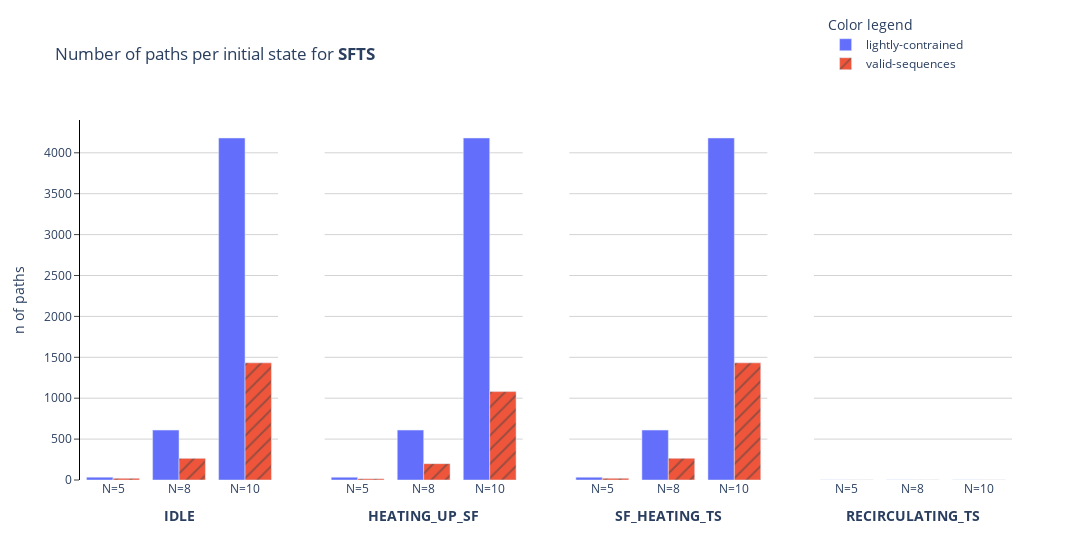
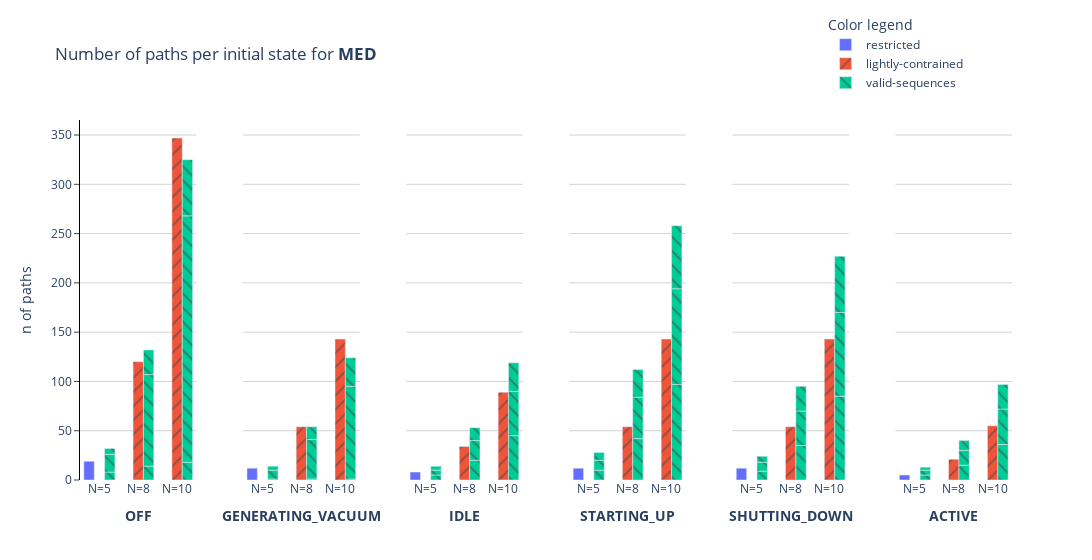

Here is the notebook cell these charts were saved with, in order:
### Markdown cell above
## Benchmark

### Code cell
from solarmed_optimization.visualization import paths_per_initial_state_per_system_viz

with open(data_path / "metadata.json", mode="r") as f:
    metadata = json.load(f)

# display(metadata)

figs = paths_per_initial_state_per_system_viz(metadata)

[fig.show() for fig in figs]

### Figure 1 — Plotly figure (JSON) as saved in the notebook; plotly's stock layout.template omitted (floating-point values rounded to 4 significant figures)
{"data": [{"alignmentgroup": "True", "hovertemplate": "color=lightly-contrained<br>facet_col=IDLE<br>x=%{x}<br>y=%{y}<extra></extra>", "legendgroup": "lightly-contrained", "marker": {"color": "#636efa", "pattern": {"shape": ""}}, "name": "lightly-contrained", "offsetgroup": "lightly-contrained", "orientation": "v", "showlegend": true, "textposition": "auto", "type": "bar", "x": ["N=5", "N=8", "N=10"], "xaxis": "x", "y": [34, 610, 4181], "yaxis": "y"}, {"alignmentgroup": "True", "hovertemplate": "color=lightly-contrained<br>facet_col=HEATING_UP_SF<br>x=%{x}<br>y=%{y}<extra></extra>", "legendgroup": "lightly-contrained", "marker": {"color": "#636efa", "pattern": {"shape": ""}}, "name": "lightly-contrained", "offsetgroup": "lightly-contrained", "orientation": "v", "showlegend": false, "textposition": "auto", "type": "bar", "x": ["N=5", "N=8", "N=10"], "xaxis": "x2", "y": [34, 610, 4181], "yaxis": "y2"}, {"alignmentgroup": "True", "hovertemplate": "color=lightly-contrained<br>facet_col=SF_HEATING_TS<br>x=%{x}<br>y=%{y}<extra></extra>", "legendgroup": "lightly-contrained", "marker": {"color": "#636efa", "pattern": {"shape": ""}}, "name": "lightly-contrained", "offsetgroup": "lightly-contrained", "orientation": "v", "showlegend": false, "textposition": "auto", "type": "bar", "x": ["N=5", "N=8", "N=10"], "xaxis": "x3", "y": [34, 610, 4181], "yaxis": "y3"}, {"alignmentgroup": "True", "hovertemplate": "color=lightly-contrained<br>facet_col=RECIRCULATING_TS<br>x=%{x}<br>y=%{y}<extra></extra>", "legendgroup": "lightly-contrained", "marker": {"color": "#636efa", "pattern": {"shape": ""}}, "name": "lightly-contrained", "offsetgroup": "lightly-contrained", "orientation": "v", "showlegend": false, "textposition": "auto", "type": "bar", "x": ["N=5", "N=8", "N=10"], "xaxis": "x4", "y": [1, 1, 1], "yaxis": "y4"}, {"alignmentgroup": "True", "hovertemplate": "color=valid-sequences<br>facet_col=IDLE<br>x=%{x}<br>y=%{y}<extra></extra>", "legendgroup": "valid-sequences", "marker": {"color": "#EF553B", "pattern": {"shape": "/"}}, "name": "valid-sequences", "offsetgroup": "valid-sequences", "orientation": "v", "showlegend": true, "textposition": "auto", "type": "bar", "x": ["N=5", "N=8", "N=10"], "xaxis": "x", "y": [21, 265, 1432], "yaxis": "y"}, {"alignmentgroup": "True", "hovertemplate": "color=valid-sequences<br>facet_col=HEATING_UP_SF<br>x=%{x}<br>y=%{y}<extra></extra>", "legendgroup": "valid-sequences", "marker": {"color": "#EF553B", "pattern": {"shape": "/"}}, "name": "valid-sequences", "offsetgroup": "valid-sequences", "orientation": "v", "showlegend": false, "textposition": "auto", "type": "bar", "x": ["N=5", "N=8", "N=10"], "xaxis": "x2", "y": [16, 200, 1081], "yaxis": "y2"}, {"alignmentgroup": "True", "hovertemplate": "color=valid-sequences<br>facet_col=SF_HEATING_TS<br>x=%{x}<br>y=%{y}<extra></extra>", "legendgroup": "valid-sequences", "marker": {"color": "#EF553B", "pattern": {"shape": "/"}}, "name": "valid-sequences", "offsetgroup": "valid-sequences", "orientation": "v", "showlegend": false, "textposition": "auto", "type": "bar", "x": ["N=5", "N=8", "N=10"], "xaxis": "x3", "y": [21, 265, 1432], "yaxis": "y3"}, {"alignmentgroup": "True", "hovertemplate": "color=valid-sequences<br>facet_col=RECIRCULATING_TS<br>x=%{x}<br>y=%{y}<extra></extra>", "legendgroup": "valid-sequences", "marker": {"color": "#EF553B", "pattern": {"shape": "/"}}, "name": "valid-sequences", "offsetgroup": "valid-sequences", "orientation": "v", "showlegend": false, "textposition": "auto", "type": "bar", "x": ["N=5", "N=8", "N=10"], "xaxis": "x4", "y": [1, 1, 1], "yaxis": "y4"}], "layout": {"annotations": [{"font": {}, "showarrow": false, "text": "", "x": 0.1175, "xanchor": "center", "xref": "paper", "y": 1, "yanchor": "bottom", "yref": "paper"}, {"font": {}, "showarrow": false, "text": "", "x": 0.3725, "xanchor": "center", "xref": "paper", "y": 1, "yanchor": "bottom", "yref": "paper"}, {"font": {}, "showarrow": false, "text": "", "x": 0.6275, "xanchor": "center", "xref": "paper", "y": 1, "yanchor": "bottom", "yref": "paper"}, {"font": {}, "showarrow": false, "text": "", "x": 0.8825, "xanchor": "center", "xref": "paper", "y": 1, "yanchor": "bottom", "yref": "paper"}], "barmode": "group", "legend": {"title": {"text": "Color legend"}, "tracegroupgap": 0, "x": 0.8, "y": 1.3}, "margin": {"t": 60}, "plot_bgcolor": "rgba(0,0,0,0)", "title": {"text": "Number of paths per initial state for <b>SFTS</b>"}, "width": 1200, "xaxis": {"anchor": "y", "domain": [0, 0.2125], "title": {"text": "<b>IDLE</b>"}}, "xaxis2": {"anchor": "y2", "domain": [0.2625, 0.475], "matches": "x", "title": {"text": "<b>HEATING_UP_SF</b>"}}, "xaxis3": {"anchor": "y3", "domain": [0.525, 0.7375], "matches": "x", "title": {"text": "<b>SF_HEATING_TS</b>"}}, "xaxis4": {"anchor": "y4", "domain": [0.7875, 1], "matches": "x", "title": {"text": "<b>RECIRCULATING_TS</b>"}}, "yaxis": {"anchor": "x", "domain": [0, 1], "gridcolor": "lightgray", "linecolor": "black", "showgrid": true, "ticks": "outside", "title": {"text": "n of paths"}}, "yaxis2": {"anchor": "x2", "domain": [0, 1], "gridcolor": "lightgray", "matches": "y", "showgrid": true, "showticklabels": false}, "yaxis3": {"anchor": "x3", "domain": [0, 1], "gridcolor": "lightgray", "matches": "y", "showgrid": true, "showticklabels": false}, "yaxis4": {"anchor": "x4", "domain": [0, 1], "gridcolor": "lightgray", "matches": "y", "showgrid": true, "showticklabels": false}}}

### Figure 2 — Plotly figure (JSON) as saved in the notebook; plotly's stock layout.template omitted (floating-point values rounded to 4 significant figures)
{"data": [{"alignmentgroup": "True", "hovertemplate": "color=restricted<br>facet_col=OFF<br>x=%{x}<br>y=%{y}<extra></extra>", "legendgroup": "restricted", "marker": {"color": "#636efa", "pattern": {"shape": ""}}, "name": "restricted", "offsetgroup": "restricted", "orientation": "v", "showlegend": true, "textposition": "auto", "type": "bar", "x": ["N=5"], "xaxis": "x", "y": [19], "yaxis": "y"}, {"alignmentgroup": "True", "hovertemplate": "color=restricted<br>facet_col=GENERATING_VACUUM<br>x=%{x}<br>y=%{y}<extra></extra>", "legendgroup": "restricted", "marker": {"color": "#636efa", "pattern": {"shape": ""}}, "name": "restricted", "offsetgroup": "restricted", "orientation": "v", "showlegend": false, "textposition": "auto", "type": "bar", "x": ["N=5"], "xaxis": "x2", "y": [12], "yaxis": "y2"}, {"alignmentgroup": "True", "hovertemplate": "color=restricted<br>facet_col=IDLE<br>x=%{x}<br>y=%{y}<extra></extra>", "legendgroup": "restricted", "marker": {"color": "#636efa", "pattern": {"shape": ""}}, "name": "restricted", "offsetgroup": "restricted", "orientation": "v", "showlegend": false, "textposition": "auto", "type": "bar", "x": ["N=5"], "xaxis": "x3", "y": [8], "yaxis": "y3"}, {"alignmentgroup": "True", "hovertemplate": "color=restricted<br>facet_col=STARTING_UP<br>x=%{x}<br>y=%{y}<extra></extra>", "legendgroup": "restricted", "marker": {"color": "#636efa", "pattern": {"shape": ""}}, "name": "restricted", "offsetgroup": "restricted", "orientation": "v", "showlegend": false, "textposition": "auto", "type": "bar", "x": ["N=5"], "xaxis": "x4", "y": [12], "yaxis": "y4"}, {"alignmentgroup": "True", "hovertemplate": "color=restricted<br>facet_col=SHUTTING_DOWN<br>x=%{x}<br>y=%{y}<extra></extra>", "legendgroup": "restricted", "marker": {"color": "#636efa", "pattern": {"shape": ""}}, "name": "restricted", "offsetgroup": "restricted", "orientation": "v", "showlegend": false, "textposition": "auto", "type": "bar", "x": ["N=5"], "xaxis": "x5", "y": [12], "yaxis": "y5"}, {"alignmentgroup": "True", "hovertemplate": "color=restricted<br>facet_col=ACTIVE<br>x=%{x}<br>y=%{y}<extra></extra>", "legendgroup": "restricted", "marker": {"color": "#636efa", "pattern": {"shape": ""}}, "name": "restricted", "offsetgroup": "restricted", "orientation": "v", "showlegend": false, "textposition": "auto", "type": "bar", "x": ["N=5"], "xaxis": "x6", "y": [5], "yaxis": "y6"}, {"alignmentgroup": "True", "hovertemplate": "color=lightly-contrained<br>facet_col=OFF<br>x=%{x}<br>y=%{y}<extra></extra>", "legendgroup": "lightly-contrained", "marker": {"color": "#EF553B", "pattern": {"shape": "/"}}, "name": "lightly-contrained", "offsetgroup": "lightly-contrained", "orientation": "v", "showlegend": true, "textposition": "auto", "type": "bar", "x": ["N=8", "N=10"], "xaxis": "x", "y": [120, 347], "yaxis": "y"}, {"alignmentgroup": "True", "hovertemplate": "color=lightly-contrained<br>facet_col=GENERATING_VACUUM<br>x=%{x}<br>y=%{y}<extra></extra>", "legendgroup": "lightly-contrained", "marker": {"color": "#EF553B", "pattern": {"shape": "/"}}, "name": "lightly-contrained", "offsetgroup": "lightly-contrained", "orientation": "v", "showlegend": false, "textposition": "auto", "type": "bar", "x": ["N=8", "N=10"], "xaxis": "x2", "y": [54, 143], "yaxis": "y2"}, {"alignmentgroup": "True", "hovertemplate": "color=lightly-contrained<br>facet_col=IDLE<br>x=%{x}<br>y=%{y}<extra></extra>", "legendgroup": "lightly-contrained", "marker": {"color": "#EF553B", "pattern": {"shape": "/"}}, "name": "lightly-contrained", "offsetgroup": "lightly-contrained", "orientation": "v", "showlegend": false, "textposition": "auto", "type": "bar", "x": ["N=8", "N=10"], "xaxis": "x3", "y": [34, 89], "yaxis": "y3"}, {"alignmentgroup": "True", "hovertemplate": "color=lightly-contrained<br>facet_col=STARTING_UP<br>x=%{x}<br>y=%{y}<extra></extra>", "legendgroup": "lightly-contrained", "marker": {"color": "#EF553B", "pattern": {"shape": "/"}}, "name": "lightly-contrained", "offsetgroup": "lightly-contrained", "orientation": "v", "showlegend": false, "textposition": "auto", "type": "bar", "x": ["N=8", "N=10"], "xaxis": "x4", "y": [54, 143], "yaxis": "y4"}, {"alignmentgroup": "True", "hovertemplate": "color=lightly-contrained<br>facet_col=SHUTTING_DOWN<br>x=%{x}<br>y=%{y}<extra></extra>", "legendgroup": "lightly-contrained", "marker": {"color": "#EF553B", "pattern": {"shape": "/"}}, "name": "lightly-contrained", "offsetgroup": "lightly-contrained", "orientation": "v", "showlegend": false, "textposition": "auto", "type": "bar", "x": ["N=8", "N=10"], "xaxis": "x5", "y": [54, 143], "yaxis": "y5"}, {"alignmentgroup": "True", "hovertemplate": "color=lightly-contrained<br>facet_col=ACTIVE<br>x=%{x}<br>y=%{y}<extra></extra>", "legendgroup": "lightly-contrained", "marker": {"color": "#EF553B", "pattern": {"shape": "/"}}, "name": "lightly-contrained", "offsetgroup": "lightly-contrained", "orientation": "v", "showlegend": false, "textposition": "auto", "type": "bar", "x": ["N=8", "N=10"], "xaxis": "x6", "y": [21, 55], "yaxis": "y6"}, {"alignmentgroup": "True", "hovertemplate": "color=valid-sequences<br>facet_col=OFF<br>x=%{x}<br>y=%{y}<extra></extra>", "legendgroup": "valid-sequences", "marker": {"color": "#00cc96", "pattern": {"shape": "\\"}}, "name": "valid-sequences", "offsetgroup": "valid-sequences", "orientation": "v", "showlegend": true, "textposition": "auto", "type": "bar", "x": ["N=5", "N=8", "N=10", "N=5", "N=8", "N=10", "N=5", "N=8", "N=10"], "xaxis": "x", "y": [8, 14, 18, 18, 93, 250, 6, 25, 57], "yaxis": "y"}, {"alignmentgroup": "True", "hovertemplate": "color=valid-sequences<br>facet_col=GENERATING_VACUUM<br>x=%{x}<br>y=%{y}<extra></extra>", "legendgroup": "valid-sequences", "marker": {"color": "#00cc96", "pattern": {"shape": "\\"}}, "name": "valid-sequences", "offsetgroup": "valid-sequences", "orientation": "v", "showlegend": false, "textposition": "auto", "type": "bar", "x": ["N=5", "N=8", "N=10", "N=5", "N=8", "N=10", "N=5", "N=8", "N=10"], "xaxis": "x2", "y": [1, 1, 1, 9, 40, 94, 4, 13, 29], "yaxis": "y2"}, {"alignmentgroup": "True", "hovertemplate": "color=valid-sequences<br>facet_col=IDLE<br>x=%{x}<br>y=%{y}<extra></extra>", "legendgroup": "valid-sequences", "marker": {"color": "#00cc96", "pattern": {"shape": "\\"}}, "name": "valid-sequences", "offsetgroup": "valid-sequences", "orientation": "v", "showlegend": false, "textposition": "auto", "type": "bar", "x": ["N=5", "N=8", "N=10", "N=5", "N=8", "N=10", "N=5", "N=8", "N=10"], "xaxis": "x3", "y": [5, 20, 45, 5, 20, 45, 4, 13, 29], "yaxis": "y3"}, {"alignmentgroup": "True", "hovertemplate": "color=valid-sequences<br>facet_col=STARTING_UP<br>x=%{x}<br>y=%{y}<extra></extra>", "legendgroup": "valid-sequences", "marker": {"color": "#00cc96", "pattern": {"shape": "\\"}}, "name": "valid-sequences", "offsetgroup": "valid-sequences", "orientation": "v", "showlegend": false, "textposition": "auto", "type": "bar", "x": ["N=5", "N=8", "N=10", "N=5", "N=8", "N=10", "N=5", "N=8", "N=10"], "xaxis": "x4", "y": [10, 42, 97, 10, 42, 97, 8, 28, 64], "yaxis": "y4"}, {"alignmentgroup": "True", "hovertemplate": "color=valid-sequences<br>facet_col=SHUTTING_DOWN<br>x=%{x}<br>y=%{y}<extra></extra>", "legendgroup": "valid-sequences", "marker": {"color": "#00cc96", "pattern": {"shape": "\\"}}, "name": "valid-sequences", "offsetgroup": "valid-sequences", "orientation": "v", "showlegend": false, "textposition": "auto", "type": "bar", "x": ["N=5", "N=8", "N=10", "N=5", "N=8", "N=10", "N=5", "N=8", "N=10"], "xaxis": "x5", "y": [9, 35, 85, 9, 35, 85, 6, 25, 57], "yaxis": "y5"}, {"alignmentgroup": "True", "hovertemplate": "color=valid-sequences<br>facet_col=ACTIVE<br>x=%{x}<br>y=%{y}<extra></extra>", "legendgroup": "valid-sequences", "marker": {"color": "#00cc96", "pattern": {"shape": "\\"}}, "name": "valid-sequences", "offsetgroup": "valid-sequences", "orientation": "v", "showlegend": false, "textposition": "auto", "type": "bar", "x": ["N=5", "N=8", "N=10", "N=5", "N=8", "N=10", "N=5", "N=8", "N=10"], "xaxis": "x6", "y": [5, 15, 36, 5, 15, 36, 3, 10, 25], "yaxis": "y6"}], "layout": {"annotations": [{"font": {}, "showarrow": false, "text": "", "x": 0.075, "xanchor": "center", "xref": "paper", "y": 1, "yanchor": "bottom", "yref": "paper"}, {"font": {}, "showarrow": false, "text": "", "x": 0.245, "xanchor": "center", "xref": "paper", "y": 1, "yanchor": "bottom", "yref": "paper"}, {"font": {}, "showarrow": false, "text": "", "x": 0.415, "xanchor": "center", "xref": "paper", "y": 1, "yanchor": "bottom", "yref": "paper"}, {"font": {}, "showarrow": false, "text": "", "x": 0.585, "xanchor": "center", "xref": "paper", "y": 1, "yanchor": "bottom", "yref": "paper"}, {"font": {}, "showarrow": false, "text": "", "x": 0.755, "xanchor": "center", "xref": "paper", "y": 1, "yanchor": "bottom", "yref": "paper"}, {"font": {}, "showarrow": false, "text": "", "x": 0.925, "xanchor": "center", "xref": "paper", "y": 1, "yanchor": "bottom", "yref": "paper"}], "barmode": "group", "legend": {"title": {"text": "Color legend"}, "tracegroupgap": 0, "x": 0.8, "y": 1.3}, "margin": {"t": 60}, "plot_bgcolor": "rgba(0,0,0,0)", "title": {"text": "Number of paths per initial state for <b>MED</b>"}, "width": 1800, "xaxis": {"anchor": "y", "domain": [0, 0.125], "title": {"text": "<b>OFF</b>"}}, "xaxis2": {"anchor": "y2", "domain": [0.175, 0.3], "matches": "x", "title": {"text": "<b>GENERATING_VACUUM</b>"}}, "xaxis3": {"anchor": "y3", "domain": [0.35, 0.475], "matches": "x", "title": {"text": "<b>IDLE</b>"}}, "xaxis4": {"anchor": "y4", "domain": [0.525, 0.65], "matches": "x", "title": {"text": "<b>STARTING_UP</b>"}}, "xaxis5": {"anchor": "y5", "domain": [0.7, 0.825], "matches": "x", "title": {"text": "<b>SHUTTING_DOWN</b>"}}, "xaxis6": {"anchor": "y6", "domain": [0.875, 1], "matches": "x", "title": {"text": "<b>ACTIVE</b>"}}, "yaxis": {"anchor": "x", "domain": [0, 1], "gridcolor": "lightgray", "linecolor": "black", "showgrid": true, "ticks": "outside", "title": {"text": "n of paths"}}, "yaxis2": {"anchor": "x2", "domain": [0, 1], "gridcolor": "lightgray", "matches": "y", "showgrid": true, "showticklabels": false}, "yaxis3": {"anchor": "x3", "domain": [0, 1], "gridcolor": "lightgray", "matches": "y", "showgrid": true, "showticklabels": false}, "yaxis4": {"anchor": "x4", "domain": [0, 1], "gridcolor": "lightgray", "matches": "y", "showgrid": true, "showticklabels": false}, "yaxis5": {"anchor": "x5", "domain": [0, 1], "gridcolor": "lightgray", "matches": "y", "showgrid": true, "showticklabels": false}, "yaxis6": {"anchor": "x6", "domain": [0, 1], "gridcolor": "lightgray", "matches": "y", "showgrid": true, "showticklabels": false}}}
